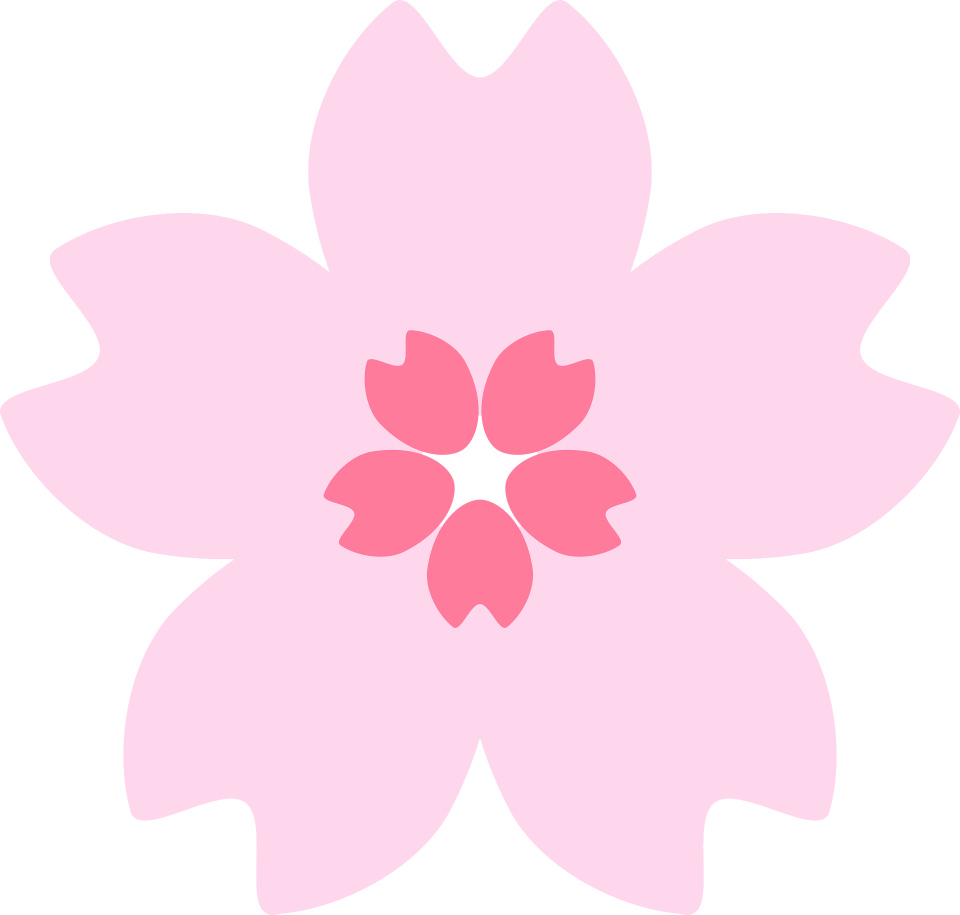
#> input picture sakura.png, 1920 x 1829 px (shown at 1/2 size)
$ python main.py sakura.png 5 1.0
#> lines starting #> are read from the running program, lines starting #| are printed output that depends on the picture
from PIL import Image
import sys

class Main:
    def __init__(self, path, r=50):
#> called with path = 'sakura.png', r = 5
        image = Image.open(path)
#> image is the input picture: PIL image 1920x1829 RGBA; mean R, G, B, A 154.2, 124.7, 138.7, 153.8
        width, height = image.size
#> width = 1920; height = 1829
        image = image.resize((width//r, height//r))
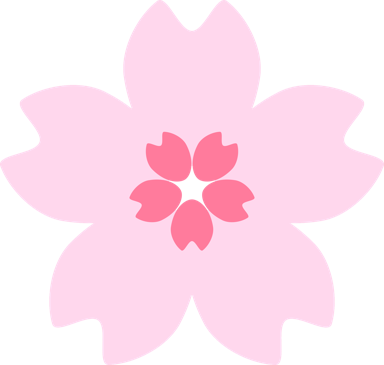
#> image: PIL image 384x365 RGBA; mean R, G, B, A 156, 126.4, 140.4, 153.8; transparent parts drawn white
        self.image = image.convert("L")
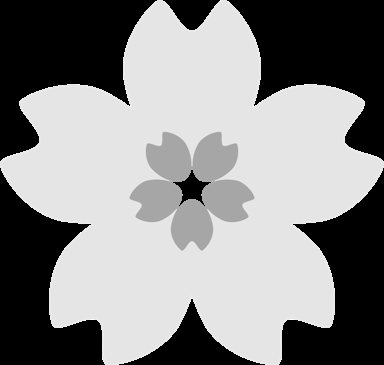
#> self.image: PIL image 384x365 L; min 0, max 255, mean 136.6

    def eval_with_threshold(value,threshold):
        return 0 if value<=threshold else 1

    def pxl_to_ascii(self, pixel_value,pixel_value2,threshold):
        ascii_chars = ' .\':'
        char_index = Main.eval_with_threshold(1 - pixel_value / 255,threshold )
        char_index2 = Main.eval_with_threshold(1 - pixel_value2 / 255,threshold )
        return ascii_chars[(char_index)*2+char_index2]

    def convert(self,threshold=0.5):
#> called with threshold = 1
        ascii_txt = ""
        width, height = self.image.size
#> width = 384; height = 365
        for h in range(0,height-1,2):
            for w in range(width):
                pxl_value = self.image.getpixel((w, h))
                pxl_value2= self.image.getpixel((w,h+1))
                ascii_txt += self.pxl_to_ascii(pxl_value,pxl_value2,threshold)
            ascii_txt += "\n"
        return ascii_txt

if __name__ == "__main__":
    r=5
    threshold=0.6
    if len(sys.argv)==1:
        print("Usage python3 main.py picturefile [ shrinkscale [ threshold ] ]")
    if len(sys.argv)==3:
        r=int(sys.argv[2])
    if len(sys.argv)==4:
        r=int(sys.argv[2])
        threshold=float(sys.argv[3])

    to_ascii = Main(sys.argv[1], r)
    result = to_ascii.convert(threshold)
    print(result)
